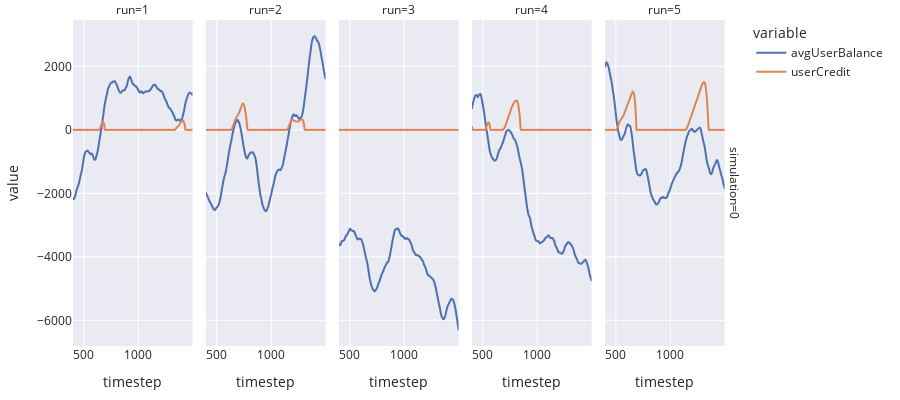

The cell this chart's notebook holds for it:
### Code cell
fig = px.line(
    df,
    x='timestep',
    y=['avgUserBalance', 'userCredit'],
    facet_row='simulation',
    facet_col='run',
    height=400,
    template='seaborn'
)

fig.update_layout(
    margin=dict(l=30, r=20, t=20, b=20),
)

fig.show()

### Figure 1 — Plotly figure (JSON) as saved in the notebook; plotly's stock layout.template omitted (floating-point values rounded to 4 significant figures; data arrays with more than 128 entries replaced by an {"elided": "..."} marker saying what was removed)
{"data": [{"hovertemplate": "variable=avgUserBalance<br>simulation=0<br>run=1<br>timestep=%{x}<br>value=%{y}<extra></extra>", "legendgroup": "avgUserBalance", "line": {"color": "rgb(76,114,176)", "dash": "solid"}, "mode": "lines", "name": "avgUserBalance", "showlegend": true, "type": "scattergl", "x": {"elided": "1099 int values"}, "xaxis": "x", "y": {"elided": "1099 float values"}, "yaxis": "y"}, {"hovertemplate": "variable=avgUserBalance<br>simulation=0<br>run=2<br>timestep=%{x}<br>value=%{y}<extra></extra>", "legendgroup": "avgUserBalance", "line": {"color": "rgb(76,114,176)", "dash": "solid"}, "mode": "lines", "name": "avgUserBalance", "showlegend": false, "type": "scattergl", "x": {"elided": "1099 int values"}, "xaxis": "x2", "y": {"elided": "1099 float values"}, "yaxis": "y2"}, {"hovertemplate": "variable=avgUserBalance<br>simulation=0<br>run=3<br>timestep=%{x}<br>value=%{y}<extra></extra>", "legendgroup": "avgUserBalance", "line": {"color": "rgb(76,114,176)", "dash": "solid"}, "mode": "lines", "name": "avgUserBalance", "showlegend": false, "type": "scattergl", "x": {"elided": "1099 int values"}, "xaxis": "x3", "y": {"elided": "1099 float values"}, "yaxis": "y3"}, {"hovertemplate": "variable=avgUserBalance<br>simulation=0<br>run=4<br>timestep=%{x}<br>value=%{y}<extra></extra>", "legendgroup": "avgUserBalance", "line": {"color": "rgb(76,114,176)", "dash": "solid"}, "mode": "lines", "name": "avgUserBalance", "showlegend": false, "type": "scattergl", "x": {"elided": "1099 int values"}, "xaxis": "x4", "y": {"elided": "1099 float values"}, "yaxis": "y4"}, {"hovertemplate": "variable=avgUserBalance<br>simulation=0<br>run=5<br>timestep=%{x}<br>value=%{y}<extra></extra>", "legendgroup": "avgUserBalance", "line": {"color": "rgb(76,114,176)", "dash": "solid"}, "mode": "lines", "name": "avgUserBalance", "showlegend": false, "type": "scattergl", "x": {"elided": "1099 int values"}, "xaxis": "x5", "y": {"elided": "1099 float values"}, "yaxis": "y5"}, {"hovertemplate": "variable=userCredit<br>simulation=0<br>run=1<br>timestep=%{x}<br>value=%{y}<extra></extra>", "legendgroup": "userCredit", "line": {"color": "rgb(221,132,82)", "dash": "solid"}, "mode": "lines", "name": "userCredit", "showlegend": true, "type": "scattergl", "x": {"elided": "1099 int values"}, "xaxis": "x", "y": {"elided": "1099 int values"}, "yaxis": "y"}, {"hovertemplate": "variable=userCredit<br>simulation=0<br>run=2<br>timestep=%{x}<br>value=%{y}<extra></extra>", "legendgroup": "userCredit", "line": {"color": "rgb(221,132,82)", "dash": "solid"}, "mode": "lines", "name": "userCredit", "showlegend": false, "type": "scattergl", "x": {"elided": "1099 int values"}, "xaxis": "x2", "y": {"elided": "1099 int values"}, "yaxis": "y2"}, {"hovertemplate": "variable=userCredit<br>simulation=0<br>run=3<br>timestep=%{x}<br>value=%{y}<extra></extra>", "legendgroup": "userCredit", "line": {"color": "rgb(221,132,82)", "dash": "solid"}, "mode": "lines", "name": "userCredit", "showlegend": false, "type": "scattergl", "x": {"elided": "1099 int values"}, "xaxis": "x3", "y": {"elided": "1099 int values"}, "yaxis": "y3"}, {"hovertemplate": "variable=userCredit<br>simulation=0<br>run=4<br>timestep=%{x}<br>value=%{y}<extra></extra>", "legendgroup": "userCredit", "line": {"color": "rgb(221,132,82)", "dash": "solid"}, "mode": "lines", "name": "userCredit", "showlegend": false, "type": "scattergl", "x": {"elided": "1099 int values"}, "xaxis": "x4", "y": {"elided": "1099 int values"}, "yaxis": "y4"}, {"hovertemplate": "variable=userCredit<br>simulation=0<br>run=5<br>timestep=%{x}<br>value=%{y}<extra></extra>", "legendgroup": "userCredit", "line": {"color": "rgb(221,132,82)", "dash": "solid"}, "mode": "lines", "name": "userCredit", "showlegend": false, "type": "scattergl", "x": {"elided": "1099 int values"}, "xaxis": "x5", "y": {"elided": "1099 int values"}, "yaxis": "y5"}], "layout": {"annotations": [{"font": {}, "showarrow": false, "text": "run=1", "x": 0.09, "xanchor": "center", "xref": "paper", "y": 1, "yanchor": "bottom", "yref": "paper"}, {"font": {}, "showarrow": false, "text": "run=2", "x": 0.29, "xanchor": "center", "xref": "paper", "y": 1, "yanchor": "bottom", "yref": "paper"}, {"font": {}, "showarrow": false, "text": "run=3", "x": 0.49, "xanchor": "center", "xref": "paper", "y": 1, "yanchor": "bottom", "yref": "paper"}, {"font": {}, "showarrow": false, "text": "run=4", "x": 0.69, "xanchor": "center", "xref": "paper", "y": 1, "yanchor": "bottom", "yref": "paper"}, {"font": {}, "showarrow": false, "text": "run=5", "x": 0.89, "xanchor": "center", "xref": "paper", "y": 1, "yanchor": "bottom", "yref": "paper"}, {"font": {}, "showarrow": false, "text": "simulation=0", "textangle": 90, "x": 0.98, "xanchor": "left", "xref": "paper", "y": 0.5, "yanchor": "middle", "yref": "paper"}], "height": 400, "legend": {"title": {"text": "variable"}, "tracegroupgap": 0}, "margin": {"b": 20, "l": 30, "r": 20, "t": 20}, "xaxis": {"anchor": "y", "domain": [0, 0.18], "title": {"text": "timestep"}}, "xaxis2": {"anchor": "y2", "domain": [0.2, 0.38], "matches": "x", "title": {"text": "timestep"}}, "xaxis3": {"anchor": "y3", "domain": [0.4, 0.58], "matches": "x", "title": {"text": "timestep"}}, "xaxis4": {"anchor": "y4", "domain": [0.6, 0.78], "matches": "x", "title": {"text": "timestep"}}, "xaxis5": {"anchor": "y5", "domain": [0.8, 0.98], "matches": "x", "title": {"text": "timestep"}}, "yaxis": {"anchor": "x", "domain": [0, 1], "title": {"text": "value"}}, "yaxis2": {"anchor": "x2", "domain": [0, 1], "matches": "y", "showticklabels": false}, "yaxis3": {"anchor": "x3", "domain": [0, 1], "matches": "y", "showticklabels": false}, "yaxis4": {"anchor": "x4", "domain": [0, 1], "matches": "y", "showticklabels": false}, "yaxis5": {"anchor": "x5", "domain": [0, 1], "matches": "y", "showticklabels": false}}}
